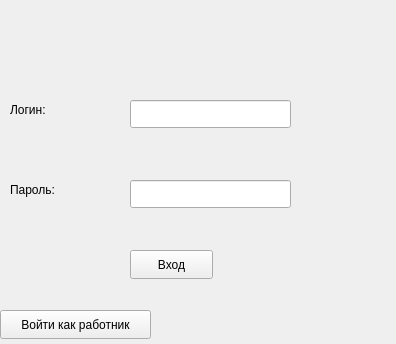
<?xml version="1.0" encoding="UTF-8"?>
<ui version="4.0">
 <class>MainWindow</class>
 <widget class="QMainWindow" name="MainWindow">
  <property name="geometry">
   <rect>
    <x>0</x>
    <y>0</y>
    <width>396</width>
    <height>344</height>
   </rect>
  </property>
  <property name="windowTitle">
   <string>MainWindow</string>
  </property>
  <widget class="QWidget" name="centralwidget">
   <widget class="QLabel" name="label">
    <property name="geometry">
     <rect>
      <x>10</x>
      <y>100</y>
      <width>63</width>
      <height>20</height>
     </rect>
    </property>
    <property name="text">
     <string>Логин:</string>
    </property>
   </widget>
   <widget class="QLabel" name="label_2">
    <property name="geometry">
     <rect>
      <x>10</x>
      <y>180</y>
      <width>63</width>
      <height>20</height>
     </rect>
    </property>
    <property name="text">
     <string>Пароль: </string>
    </property>
   </widget>
   <widget class="QLineEdit" name="lineEdit">
    <property name="geometry">
     <rect>
      <x>130</x>
      <y>100</y>
      <width>161</width>
      <height>28</height>
     </rect>
    </property>
   </widget>
   <widget class="QLineEdit" name="lineEdit_2">
    <property name="geometry">
     <rect>
      <x>130</x>
      <y>180</y>
      <width>161</width>
      <height>28</height>
     </rect>
    </property>
   </widget>
   <widget class="QPushButton" name="pushButton">
    <property name="geometry">
     <rect>
      <x>130</x>
      <y>250</y>
      <width>83</width>
      <height>29</height>
     </rect>
    </property>
    <property name="text">
     <string>Вход</string>
    </property>
   </widget>
   <widget class="QPushButton" name="pushButton_2">
    <property name="geometry">
     <rect>
      <x>0</x>
      <y>310</y>
      <width>151</width>
      <height>29</height>
     </rect>
    </property>
    <property name="text">
     <string>Войти как работник</string>
    </property>
   </widget>
   <widget class="QLabel" name="label_3">
    <property name="geometry">
     <rect>
      <x>90</x>
      <y>40</y>
      <width>201</width>
      <height>20</height>
     </rect>
    </property>
    <property name="text">
     <string/>
    </property>
   </widget>
  </widget>
 </widget>
 <resources/>
 <connections/>
</ui>
